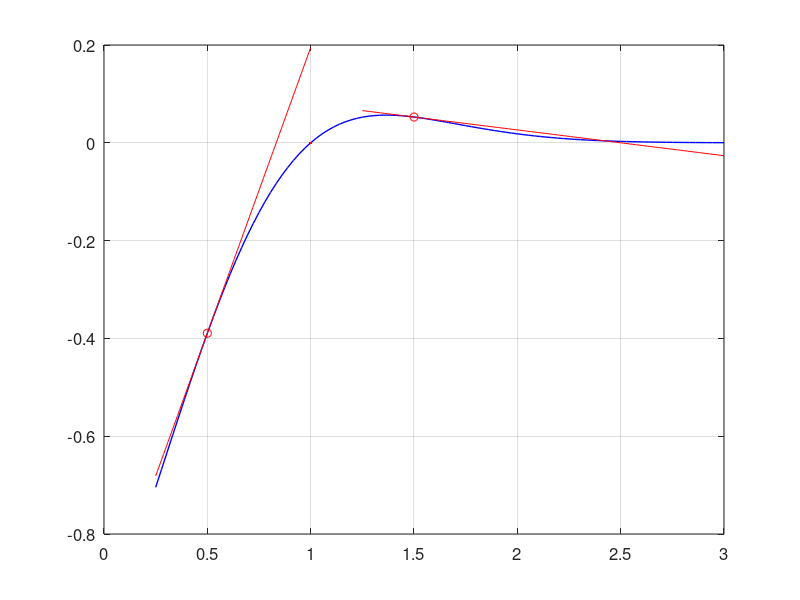

This chart was generated by the following MATLAB code:
f = @(x) (x-1).*exp(-x.^2);
fl = @(x) (1-2*x.*(x-1)).*exp(-x.^2);
r1 = @(x) fl(0.5)*(x-0.5)+f(0.5);
r2 = @(x) fl(1.5)*(x-1.5)+f(1.5);

xx = linspace(0.25,3);
xx1 = linspace(0.25,1);
xx2 = linspace(1.25,3);
plot(xx,f(xx),'b-',"linewidth",1,...
     0.5,f(0.5),'ro',...
     1.5,f(1.5),'ro',...
     xx1,r1(xx1),'r-',...
     xx2,r2(xx2),'r-',...
     1,f(1),'r.');grid
set(gca,"fontsize",12)
pause()

